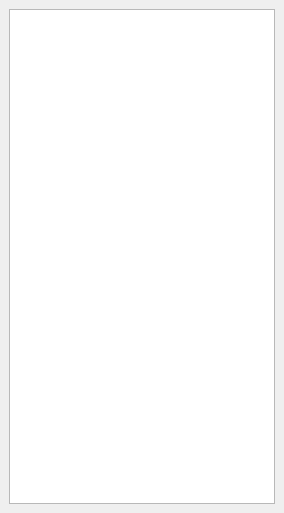
<?xml version="1.0" encoding="UTF-8"?>
<ui version="4.0">
 <class>EditQso</class>
 <widget class="QDockWidget" name="EditQso">
  <property name="geometry">
   <rect>
    <x>0</x>
    <y>0</y>
    <width>284</width>
    <height>513</height>
   </rect>
  </property>
  <property name="windowTitle">
   <string>Edit QSO</string>
  </property>
  <widget class="QWidget" name="topwidget">
   <layout class="QVBoxLayout" name="verticalLayout">
    <item>
     <widget class="QTreeView" name="table_qso">
      <property name="focusPolicy">
       <enum>Qt::ClickFocus</enum>
      </property>
      <property name="editTriggers">
       <set>QAbstractItemView::AnyKeyPressed|QAbstractItemView::DoubleClicked|QAbstractItemView::SelectedClicked</set>
      </property>
      <property name="showDropIndicator" stdset="0">
       <bool>true</bool>
      </property>
      <property name="dragEnabled">
       <bool>true</bool>
      </property>
      <property name="dragDropOverwriteMode">
       <bool>false</bool>
      </property>
      <property name="dragDropMode">
       <enum>QAbstractItemView::InternalMove</enum>
      </property>
      <property name="defaultDropAction">
       <enum>Qt::TargetMoveAction</enum>
      </property>
      <property name="alternatingRowColors">
       <bool>true</bool>
      </property>
      <property name="selectionMode">
       <enum>QAbstractItemView::SingleSelection</enum>
      </property>
      <property name="selectionBehavior">
       <enum>QAbstractItemView::SelectRows</enum>
      </property>
     </widget>
    </item>
   </layout>
  </widget>
 </widget>
 <resources/>
 <connections/>
</ui>
